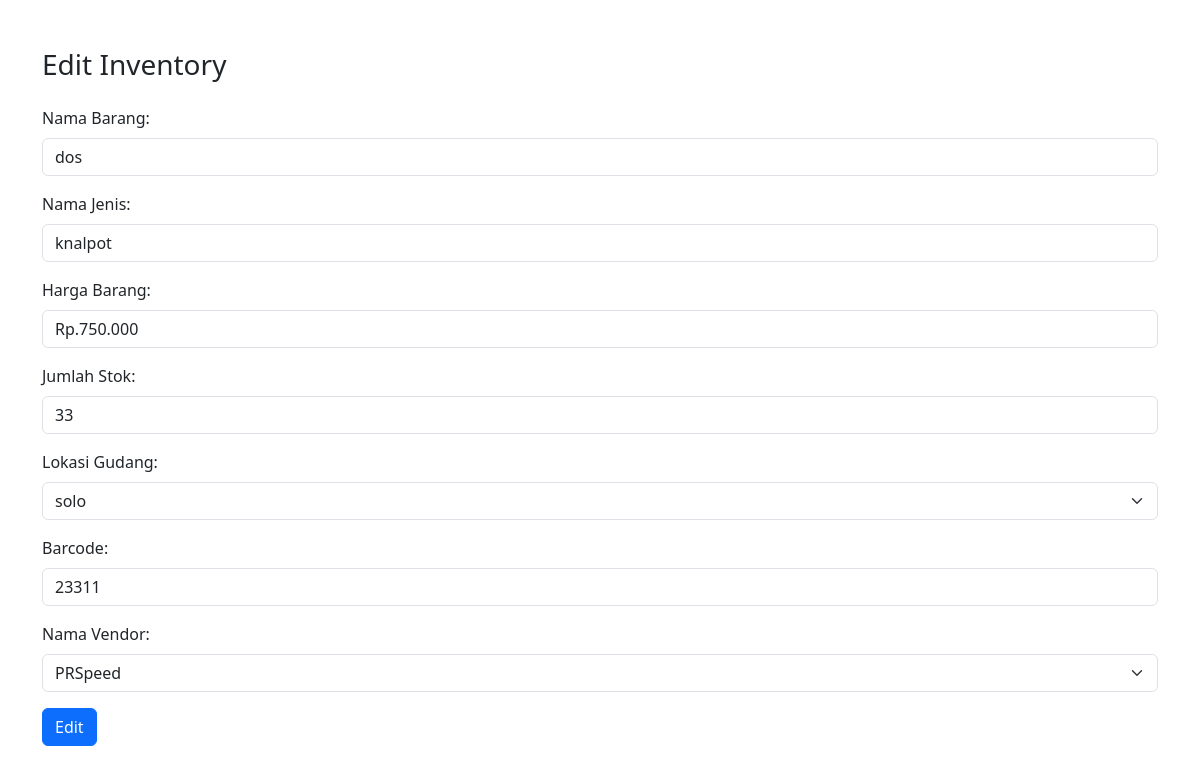
Page /Admin/edit_inventory.php?id=21 on the committed database.
### tables this page shows
CREATE TABLE `inventory` (
  `id_brg` int(255) NOT NULL,
  `nama_brg` varchar(255) DEFAULT NULL,
  `jenis_brg` varchar(255) DEFAULT NULL,
  `harga` varchar(255) DEFAULT NULL,
  `jml_stok` int(255) DEFAULT NULL,
  `id_gudang` int(50) DEFAULT NULL,
  `barcode` int(255) DEFAULT NULL,
  `id_vendor` int(255) DEFAULT NULL
);

### Admin/edit_inventory.php (the view, shortened to what this page needs)
<?php
include "koneksi.php";
if ($_SERVER['REQUEST_METHOD'] == 'POST') {
    $id_brg = $_POST['id_brg'];
    $nama_brg = $_POST['nama_brg'];
    $jenis_brg = $_POST['jenis_brg'];
    $harga = $_POST['harga'];
    $jml_stok = $_POST['jml_stok'];
    $lokasi = $_POST['id_gudang'];
    $barcode = $_POST['barcode'];
    $ven = $_POST['id_vendor'];
    $sql = "UPDATE inventory SET
            nama_brg = '$nama_brg',
            jenis_brg = '$jenis_brg',
            harga = '$harga',
            jml_stok = '$jml_stok',
            id_gudang = '$lokasi',
            barcode = '$barcode',
            id_vendor = '$ven'
            WHERE id_brg = '$id_brg'";
    if ($koneksi->query($sql) === TRUE) {
        echo "<script>alert('Sukses Mengubah Barang Baru');location.href='index.php';</script>";
        exit();
    } else {
        echo "Error updating record: " . $koneksi->error;
    }
    $koneksi->close();
} else {
    $id_brg = $_GET['id'];
    $sql = "SELECT * FROM inventory WHERE id_brg='$id_brg'";
    $result = $koneksi->query($sql);
    if ($result->num_rows > 0) {
        $row = $result->fetch_assoc();
    } else {
        echo "Record not found!";
        exit();
    }
}
?>
<!DOCTYPE html>
<html lang="en">
<head>
    <link href="../aset/bootstrap.min.css" rel="stylesheet">
</head>
<body>
    <div class="container mt-5">
        <h3 class="mb-4">Edit Inventory</h3>
        <form action="edit_inventory.php" method="post">
            <div class="mb-3">
                <label for="nama_brg" class="form-label">Nama Barang:</label>
                <input type="text" class="form-control" id="nama_brg" name="nama_brg" value="<?php echo htmlspecialchars($row['nama_brg']); ?>">
            </div>
            <div class="mb-3">
                <label for="jenis_brg" class="form-label">Nama Jenis:</label>
                <input type="text" class="form-control" id="jenis_brg" name="jenis_brg" value="<?php echo htmlspecialchars($row['jenis_brg']); ?>">
            </div>
            <div class="mb-3">
                <label for="harga" class="form-label">Harga Barang:</label>
                <input type="text" class="form-control" id="harga" name="harga" value="<?php echo htmlspecialchars($row['harga']); ?>">
            </div>
            <div class="mb-3">
                <label for="jml_stok" class="form-label">Jumlah Stok:</label>
                <input type="text" class="form-control" id="jml_stok" name="jml_stok" value="<?php echo htmlspecialchars($row['jml_stok']); ?>">
            </div>
            <div class="mb-3">
                <label for="id_gudang" class="form-label">Lokasi Gudang:</label>
                <?php
                include "koneksi.php";
                $id_gudang_terpilih = htmlspecialchars($row['id_gudang']);
                $query = mysqli_query($koneksi, "SELECT * FROM storage");
                ?>
                <select name="id_gudang" class="form-select">
                    <?php
                    while ($data = mysqli_fetch_array($query)) {
                        $selected = ($data['id_gudang'] == $id_gudang_terpilih) ? 'selected' : '';
                        echo '<option value="'.$data['id_gudang'].'" '.$selected.'>'.$data['lokasi_gudang'].'</option>';
                    }
                    ?>
                </select>
            </div>
            <div class="mb-3">
                <label for="barcode" class="form-label">Barcode:</label>
                <input type="text" class="form-control" id="barcode" name="barcode" value="<?php echo htmlspecialchars($row['barcode']); ?>">
            </div>
            <div class="mb-3">
                <label for="id_vendor" class="form-label">Nama Vendor:</label>
                <?php
                $id_vendor_terpilih = htmlspecialchars($row['id_vendor']);
                $query = mysqli_query($koneksi, "SELECT * FROM vendor");
                ?>
                <select name="id_vendor" class="form-select">
                    <?php
                    while ($data = mysqli_fetch_array($query)) {
                        $selected = ($data['id_vendor'] == $id_vendor_terpilih) ? 'selected' : '';
                        echo '<option value="'.$data['id_vendor'].'" '.$selected.'>'.$data['nama_vendor'].'</option>';
                    }
                    ?>
                </select>
            </div>
            <button type="submit" class="btn btn-primary" name="submit">Edit</button>
        </form>
    </div>
</body>
</html>

### rows in the picture
inventory: nama_brg "dos", jenis_brg "knalpot", harga "Rp.750.000", jml_stok "33", barcode "23311"

### other values in the picture
form field id_gudang "solo"
form field id_vendor "PRSpeed"
